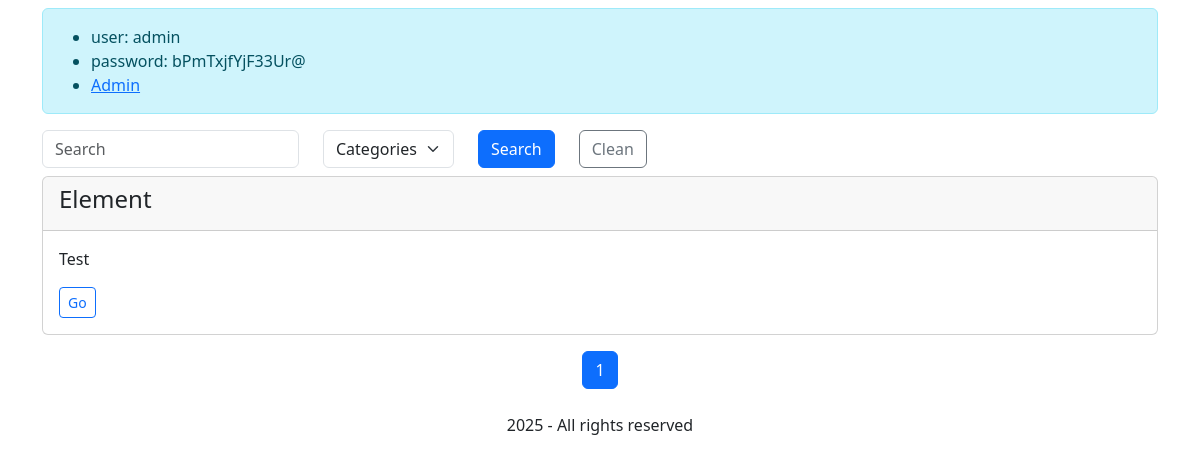
The page /store/ on the database as committed earlier.
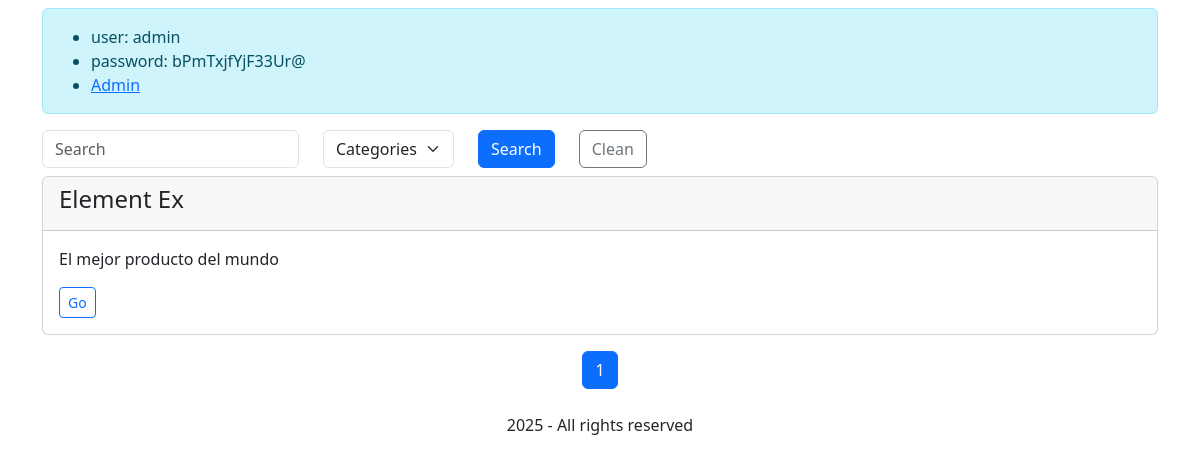
The same page on the database as committed later.
### elements/models.py (models this page shows, shortened)
class Element(models.Model):
    title = models.CharField(max_length=255)
    slug = models.CharField(max_length=255)
    description = models.TextField()
    content = models.TextField()
    price = models.DecimalField(max_digits=10, decimal_places=2, default=0.0) # 12345678.10
    category = models.ForeignKey(Category, on_delete=models.CASCADE)
    type = models.ForeignKey(Type, on_delete=models.CASCADE)
    created = models.DateTimeField(auto_now_add=True)
    updated = models.DateTimeField(auto_now=True)

### elements/views.py (the view)
# urls.py: path('', views.index, name='index'),
def index(request):
    search = request.GET.get('search') if request.GET.get('search') else ''
    category_id = request.GET.get('category_id')
    category_id = int(category_id) if category_id else ''
    elements = Element.objects
    if search:
        elements = elements.filter(title__contains=search)
    if category_id:
        elements = elements.filter(category_id=category_id)
    elements = elements.filter(type=2).all()
    categories = Category.objects.all()
    paginator = Paginator(elements,10)
    page_number = request.GET.get('page')
    return render(request,'elements/index.html',
                  {'elements': paginator.get_page(page_number),
                        'search' : search,
                        'category_id': category_id,
                        'categories': categories
                        })

### elements/templatetags/demo_tags.py (called while the page is built)
@register.simple_tag
def is_demo():
    return getattr(settings, 'DEMO', False)

### elements/templates/elements/index.html (shortened to what this page needs)
{% extends "base.html" %}
{% block content %}
<form method="get" class="row">
    <div class="col-auto">
        <input type="text" name="search" class="form-control" placeholder="Search" value="{{ search }}">
    </div>
    <div class="col-auto">
        <select name="category_id" class="form-select">
            <option value="">Categories</option>
        </select>
    </div>
    <div class="col-auto">
        <button type="submit" class="btn btn-primary">Search</button>
    </div>
    <div class="col-auto">
        <a href="{% url 'elements:index' %}" class="btn btn-outline-secondary">Clean</a>
    </div>
</form>
{% for e in elements %}
<div class="card mt-2">
    <div class="card-header">
        <h4>{{e.title}}</h4>
    </div>
    <div class="card-body">
        <p>{{e.description | truncatechars:'150'}}</p>
        <a class="btn btn-sm btn-outline-primary" href="{% url 'elements:detail' e.slug %}">Go</a>
    </div>
</div>
{% endfor %}
{% include "partials/pagination.html" with page_obj=elements %}
{% endblock %}

### elements/templates/base.html (shortened to what this page needs)
<!DOCTYPE html>
<html lang="en">
<head>
    {% load static  %}
    {% load  demo_tags %}
    <link rel="stylesheet"
    href="{% static 'bootstrap/css/bootstrap.min.css' %}">
</head>
<body>
   <div class="container mt-2">
    {% is_demo as demo %}
    {% if demo %}
        <div class="alert alert-info" role="alert">
            <ul class="m-0">
                <li>user: admin</li>
                <li>password: bPmTxjfYjF33Ur@</li>
                <li><a href="/admin">Admin</a></li>
            </ul>
        </div>
    {% endif %}
    {% block content %}
    {% endblock  %}
   </div>
    {% block footer %}
        <footer class="text-center mt-4">
            <p>2025 - All rights reserved</p>
        </footer>
    {% endblock  %}
</body>
</html>

### elements/templates/partials/pagination.html (shortened to what this page needs)
<nav aria-label="Page navigation example">
  <ul class="pagination justify-content-center mt-3">
        {% for i in page_obj.paginator.page_range %}
            {% if i == page_obj.number %}
                <li class="page-item active">
                    <a class="page-link" href="#">{{ i }}</a>
                </li>
            {% else %}
                <li class="page-item">
                    <a class="page-link" href="?page={{ i }}">{{ i }}</a>
                </li>
            {% endif %}
        {% endfor %}
  </ul>
</nav>

Rows that differ between the two databases and show on the page:
changed Element: title "Element" → "Element Ex"; description "Test" → "El mejor producto del mundo"
